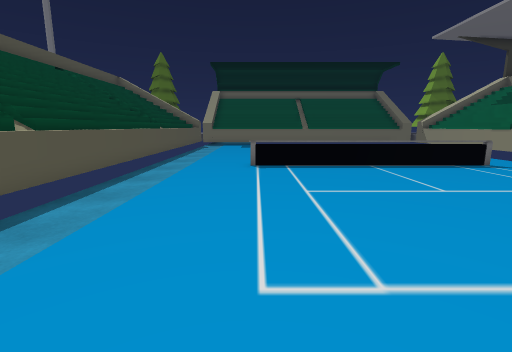
view 1 (above)

12 first-person views from a walk through a Unity game level. The camera is 1.4 m above the floor, tilts 10° down and sees 85° across. The floor is counted in squares, 1 m on a side. Each view is taken from the middle of a square. On the plan, view 1 faces up. The plan holds only what a view shows up to about 14 squares ahead; the rest is blank. The place goes on beyond the plan. The player character is not drawn. Some surface patterns are stand-ins.

view 2
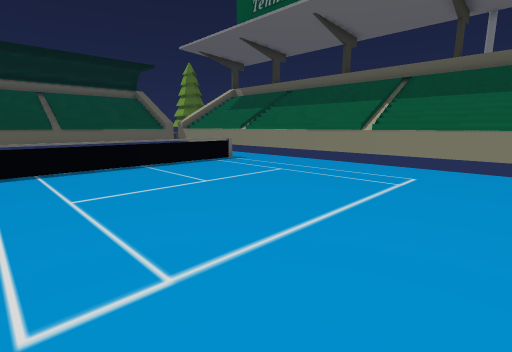

view 3
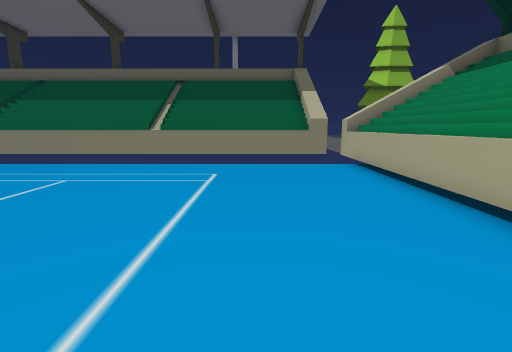

view 4
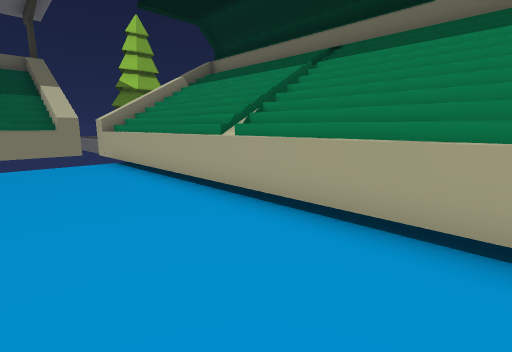

view 5
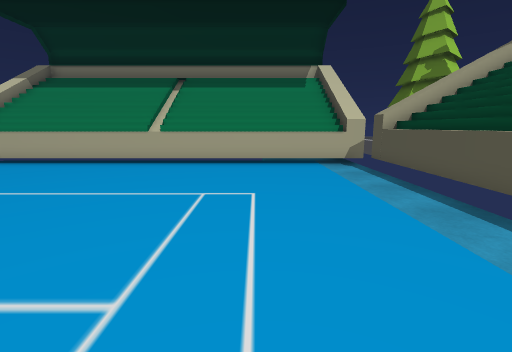

view 6
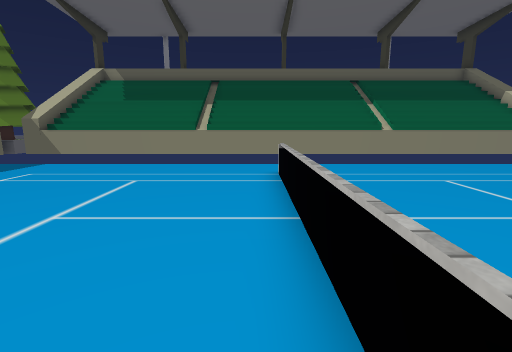

view 7
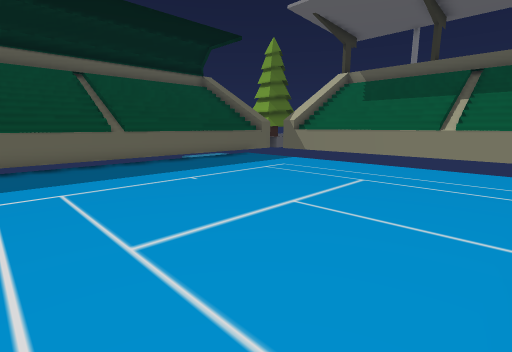

view 8
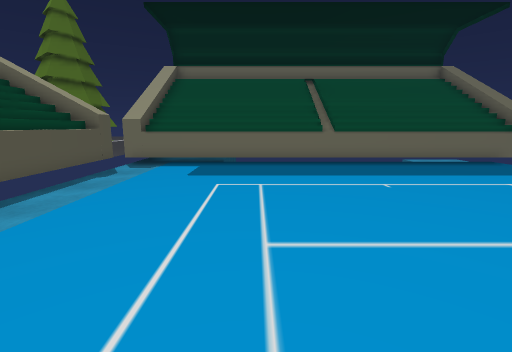

view 9
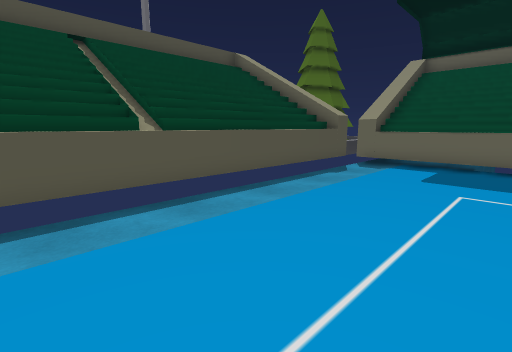

view 10
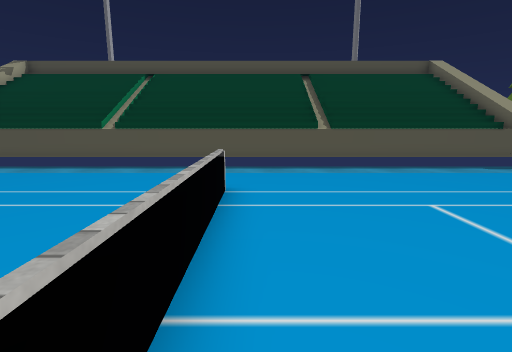

view 11
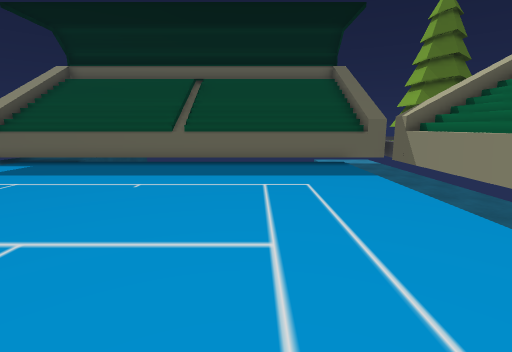

view 12
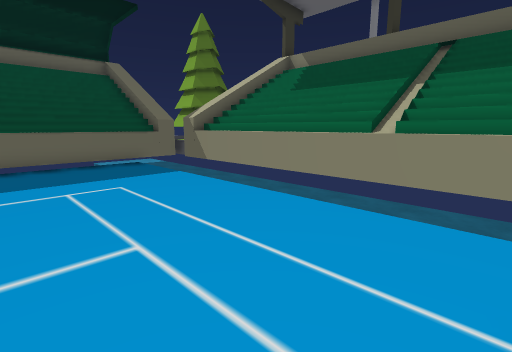

### Floor plan
Key: @ floor where view 1 was taken; # wall or solid block; . floor; = window, fence, low wall or low ledge; ^ raised ledge; v drop or lower ground; T tree.
Columns run from 5 left of view 1 to 13 right of it. Each row starts with its distance up from view 1.
 24                   T
 23 =#^^^^^^^^^^^^^^##T
 22 =#^^^^^^^^^^^^^^^#T
 21  #.............. vv
 20 ^^.............. ##
 19 ^^..............v^#
 18 ^^..............v^#
 17 ^^..............v^#
 16 ^^..............v^#
 15 ^^..............v^#
 14 ^^..............v^^
 13 ^^..............v^^
 12 ^^..............v^#
 11 ^^..............v^#
 10 ^^...=========.. ^#
  9 ^^.............. ^#
  8 ^^.............. ^#
  7 ^^.............. ^#
  6 ^^.............. ^^
  5 ^^.............. ^^
  4 ^^.............. ^#
  3 ^^.............. ^#
  2 ^^.............. ^#
  1 ^^.............. ^#
  0 ^^...@.......... ^#
 -1 #^.............. ^#
 -2  #.............. ##
 -3  #^^^^^^^^^^^^^^##=
 -4 =########^#######
 -5 =

Where each view was taken, in squares from view 1:
view 1: 0 up, 0 right, facing up
view 2: 0 up, 0 right, facing up-right
view 3: 1 up, 0 right, facing right
view 4: 1 up, 1 left, facing down-right
view 5: 8 up, 0 right, facing down
view 6: 11 up, 0 right, facing right
view 7: 11 up, 0 right, facing up-right
view 8: 11 up, 1 right, facing up
view 9: 11 up, 1 right, facing up-left
view 10: 11 up, 6 right, facing left
view 11: 11 up, 7 right, facing up
view 12: 11 up, 6 right, facing up-right
